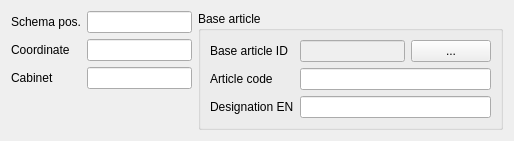
<?xml version="1.0" encoding="UTF-8"?>
<ui version="4.0">
 <class>mdtClUnitEditor</class>
 <widget class="QWidget" name="mdtClUnitEditor">
  <property name="geometry">
   <rect>
    <x>0</x>
    <y>0</y>
    <width>514</width>
    <height>133</height>
   </rect>
  </property>
  <property name="windowTitle">
   <string>Form</string>
  </property>
  <layout class="QHBoxLayout" name="horizontalLayout_2">
   <item>
    <layout class="QFormLayout" name="formLayout">
     <item row="0" column="0">
      <widget class="QLabel" name="lb_SchemaPosition">
       <property name="text">
        <string>Schema pos.</string>
       </property>
      </widget>
     </item>
     <item row="0" column="1">
      <widget class="QLineEdit" name="fld_SchemaPosition">
       <property name="minimumSize">
        <size>
         <width>100</width>
         <height>0</height>
        </size>
       </property>
       <property name="maximumSize">
        <size>
         <width>150</width>
         <height>16777215</height>
        </size>
       </property>
      </widget>
     </item>
     <item row="1" column="0">
      <widget class="QLabel" name="lb_Coordinate">
       <property name="text">
        <string>Coordinate</string>
       </property>
      </widget>
     </item>
     <item row="1" column="1">
      <widget class="QLineEdit" name="fld_Coordinate">
       <property name="maximumSize">
        <size>
         <width>150</width>
         <height>16777215</height>
        </size>
       </property>
      </widget>
     </item>
     <item row="2" column="0">
      <widget class="QLabel" name="lb_Cabinet">
       <property name="text">
        <string>Cabinet</string>
       </property>
      </widget>
     </item>
     <item row="2" column="1">
      <widget class="QLineEdit" name="fld_Cabinet">
       <property name="maximumSize">
        <size>
         <width>150</width>
         <height>16777215</height>
        </size>
       </property>
      </widget>
     </item>
    </layout>
   </item>
   <item>
    <widget class="QGroupBox" name="gbBaseArticle">
     <property name="title">
      <string>Base article</string>
     </property>
     <layout class="QFormLayout" name="formLayout_2">
      <item row="0" column="0">
       <widget class="QLabel" name="lbArticle_Id_FK">
        <property name="text">
         <string>Base article ID</string>
        </property>
       </widget>
      </item>
      <item row="0" column="1">
       <layout class="QHBoxLayout" name="horizontalLayout">
        <item>
         <widget class="QLineEdit" name="LeArticle_Id_FK">
          <property name="enabled">
           <bool>false</bool>
          </property>
          <property name="readOnly">
           <bool>true</bool>
          </property>
         </widget>
        </item>
        <item>
         <widget class="QPushButton" name="pbSetBaseArticle">
          <property name="text">
           <string>...</string>
          </property>
         </widget>
        </item>
       </layout>
      </item>
      <item row="1" column="0">
       <widget class="QLabel" name="lbArticleCode">
        <property name="text">
         <string>Article code</string>
        </property>
       </widget>
      </item>
      <item row="1" column="1">
       <widget class="QLineEdit" name="leArticleCode">
        <property name="readOnly">
         <bool>true</bool>
        </property>
       </widget>
      </item>
      <item row="2" column="0">
       <widget class="QLabel" name="lbArticleDesignationEN">
        <property name="text">
         <string>Designation EN</string>
        </property>
       </widget>
      </item>
      <item row="2" column="1">
       <widget class="QLineEdit" name="leArticleDesignationEN">
        <property name="readOnly">
         <bool>true</bool>
        </property>
       </widget>
      </item>
     </layout>
    </widget>
   </item>
   <item>
    <spacer name="horizontalSpacer">
     <property name="orientation">
      <enum>Qt::Horizontal</enum>
     </property>
     <property name="sizeHint" stdset="0">
      <size>
       <width>3</width>
       <height>20</height>
      </size>
     </property>
    </spacer>
   </item>
  </layout>
 </widget>
 <resources/>
 <connections/>
</ui>
